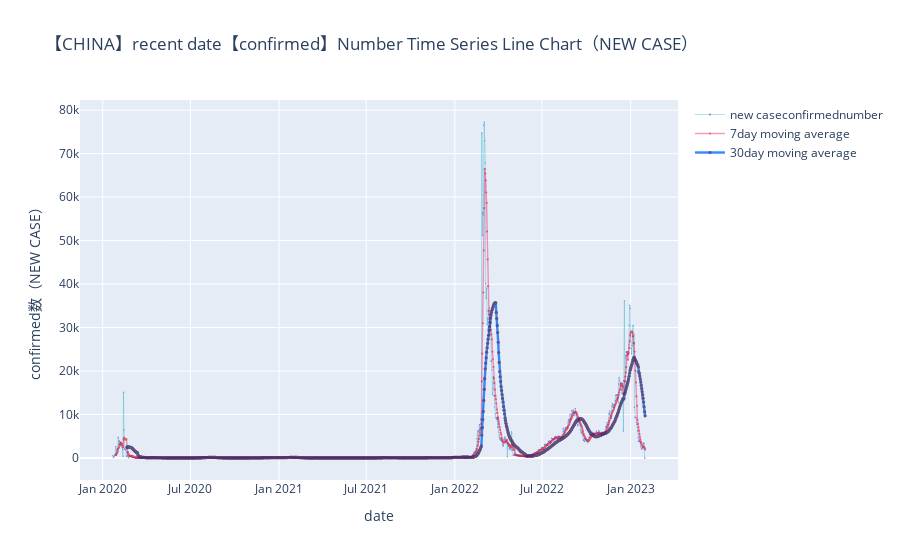

Here is the notebook cell this chart was saved with:
### Markdown cell above
Let’s take a look at the development trend and important nodes of the entire epidemic in China since the epidemic

### Code cell
data_copy1 = ts_confirmed_CHINA_incre

specify = 'China'
idx = data_copy1.index
ser = data_copy1.sum(axis=1)
layout_title = specify.upper()
kind = 'confirmed'
method = 'new case'
ma = [7,30]

trace = go.Scatter(
            x = idx,
            y = ser,
            mode = 'lines+markers',
            name = f'{method}{kind}number',
            opacity = .8,
            line=dict(color="#08a8c4",width = .4),
            marker = dict(color = '#5857e1',size = 1.2)
        )
trace1 = go.Scatter(
    x = idx,
    y = ser.rolling(ma[0]).mean(),
    mode = 'lines+markers',
    name = f'{ma[0]}day moving average',
    opacity = .6,
    line=dict(color="#ee5090",width = 1.4),
    marker = dict(color = '#dd001b',size = 2.2)
)
trace2 = go.Scatter(
    x = idx,
    y = ser.rolling(ma[1]).mean(),
    mode = 'lines+markers',
    name = f'{ma[1]}day moving average',
    opacity = .8,
    line=dict(color="#006eff",width = 2.4),
    marker = dict(color = '#412b63',size = 3.2)
)


plotdata = [trace,trace1,trace2]

'''启动绘图'''

x_axis_config = {'title': 'date'}
y_axis_config = {'title': f'{kind}数（{method.upper()}）'}
# 返回指定的图像布局和配置对象
my_layout = Layout(title=f"【{layout_title}】recent date【{kind}】Number Time Series Line Chart（{method.upper()}）",
                   xaxis=x_axis_config, yaxis=y_axis_config)
# 生成图表
offline.iplot({'data': plotdata, 'layout': my_layout}, filename=f'{layout_title}_COVID_TS',image_height=500,image_width=1000,image = 'png')

### Figure 1 — Plotly figure (JSON) as saved in the notebook; plotly's stock layout.template omitted (floating-point values rounded to 4 significant figures; data arrays with more than 128 entries replaced by an {"elided": "..."} marker saying what was removed)
{"data": [{"line": {"color": "#08a8c4", "width": 0.4}, "marker": {"color": "#5857e1", "size": 1.2}, "mode": "lines+markers", "name": "new caseconfirmednumber", "opacity": 0.8, "type": "scatter", "x": {"elided": "1106 str values"}, "y": {"elided": "1106 int values"}}, {"line": {"color": "#ee5090", "width": 1.4}, "marker": {"color": "#dd001b", "size": 2.2}, "mode": "lines+markers", "name": "7day moving average", "opacity": 0.6, "type": "scatter", "x": {"elided": "1106 str values"}, "y": {"elided": "1106 float values"}}, {"line": {"color": "#006eff", "width": 2.4}, "marker": {"color": "#412b63", "size": 3.2}, "mode": "lines+markers", "name": "30day moving average", "opacity": 0.8, "type": "scatter", "x": {"elided": "1106 str values"}, "y": {"elided": "1106 float values"}}], "layout": {"title": {"text": "【CHINA】recent date【confirmed】Number Time Series Line Chart（NEW CASE）"}, "xaxis": {"title": {"text": "date"}}, "yaxis": {"title": {"text": "confirmed数（NEW CASE）"}}}}
